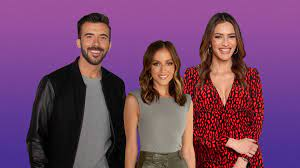
#> input picture people.jpg, 300 x 168 px
$ python faceDetection.py
#> lines starting #> are read from the running program, lines starting #| are printed output that depends on the picture; after the words box and inside, x2 and y2 are one past the last pixel; in counts of white or black regions, pixels touching at a corner belong together
import cv2 as cv

img = cv.imread('people.jpg')
#> img is the input picture: shape (168, 300, 3); mean B, G, R 103.6, 68.8, 116.5

gray = cv.cvtColor(img,cv.COLOR_BGR2GRAY)
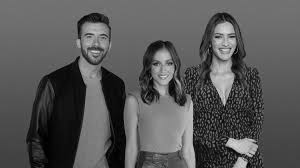
#> gray: shape (168, 300); min 0, max 221, mean 87.1

haar_cascade = cv.CascadeClassifier('haar_face.xml')


faces_rect = haar_cascade.detectMultiScale(gray,scaleFactor=1.1, minNeighbors=10)
#> faces_rect = [[209, 24, 32, 32], [148, 53, 31, 31], [208, 63, 28, 28], [76, 22, 39, 39]]

for (x,y,w,h) in faces_rect:
	cv.rectangle(img,(x,y),(x+w,y+h),(0,255,0),thickness=2)
#> this loop made 4 passes
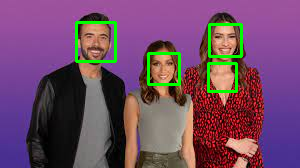
#> img: shape (168, 300, 3); 3.06% of pixels changed, all inside (x1, y1, x2, y2) = (75, 21, 243, 93)

cv.imshow('detectedFaces',img)

cv.waitKey(0)

$ run again, with dogs.jpg copied over people.jpg
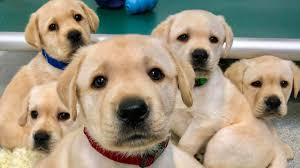
#> input picture dogs.jpg, 300 x 168 px
#> img is the input picture: shape (168, 300, 3); mean B, G, R 126.9, 147.7, 159.5
#> `gray = cv.cvtColor(img,cv.COLOR_BGR2GRAY)`:
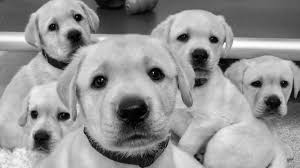
#> gray: shape (168, 300); min 0, max 254, mean 148.9
#> faces_rect = ()
